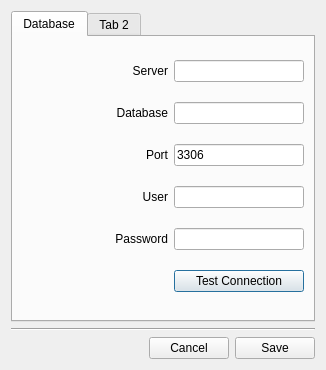
<ui version="4.0" >
 <class>settingsDlg</class>
 <widget class="QDialog" name="settingsDlg" >
  <property name="geometry" >
   <rect>
    <x>0</x>
    <y>0</y>
    <width>326</width>
    <height>370</height>
   </rect>
  </property>
  <property name="windowTitle" >
   <string>Settings</string>
  </property>
  <property name="windowIcon" >
   <iconset resource="smeTime.qrc" >
    <normaloff>:/images/16x16/actions/gtk-properties.png</normaloff>:/images/16x16/actions/gtk-properties.png</iconset>
  </property>
  <layout class="QVBoxLayout" name="verticalLayout" >
   <item>
    <widget class="QTabWidget" name="tabWidget" >
     <widget class="QWidget" name="databaseTab" >
      <attribute name="title" >
       <string>Database</string>
      </attribute>
      <layout class="QGridLayout" name="gridLayout" >
       <item row="0" column="0" >
        <widget class="QLabel" name="label" >
         <property name="text" >
          <string>Server</string>
         </property>
         <property name="alignment" >
          <set>Qt::AlignRight|Qt::AlignTrailing|Qt::AlignVCenter</set>
         </property>
         <property name="buddy" >
          <cstring>serverLineEdit</cstring>
         </property>
        </widget>
       </item>
       <item row="0" column="1" >
        <widget class="QLineEdit" name="serverLineEdit" />
       </item>
       <item row="1" column="0" >
        <widget class="QLabel" name="label_2" >
         <property name="text" >
          <string>Database</string>
         </property>
         <property name="alignment" >
          <set>Qt::AlignRight|Qt::AlignTrailing|Qt::AlignVCenter</set>
         </property>
         <property name="buddy" >
          <cstring>databaseLineEdit</cstring>
         </property>
        </widget>
       </item>
       <item row="1" column="1" >
        <widget class="QLineEdit" name="databaseLineEdit" />
       </item>
       <item row="2" column="0" >
        <widget class="QLabel" name="label_5" >
         <property name="text" >
          <string>Port</string>
         </property>
         <property name="alignment" >
          <set>Qt::AlignRight|Qt::AlignTrailing|Qt::AlignVCenter</set>
         </property>
         <property name="buddy" >
          <cstring>portLineEdit</cstring>
         </property>
        </widget>
       </item>
       <item row="2" column="1" >
        <widget class="QLineEdit" name="portLineEdit" >
         <property name="text" >
          <string>3306</string>
         </property>
        </widget>
       </item>
       <item row="3" column="0" >
        <widget class="QLabel" name="label_3" >
         <property name="text" >
          <string>User</string>
         </property>
         <property name="alignment" >
          <set>Qt::AlignRight|Qt::AlignTrailing|Qt::AlignVCenter</set>
         </property>
         <property name="buddy" >
          <cstring>userLineEdit</cstring>
         </property>
        </widget>
       </item>
       <item row="3" column="1" >
        <widget class="QLineEdit" name="userLineEdit" />
       </item>
       <item row="4" column="0" >
        <widget class="QLabel" name="label_4" >
         <property name="text" >
          <string>Password</string>
         </property>
         <property name="alignment" >
          <set>Qt::AlignRight|Qt::AlignTrailing|Qt::AlignVCenter</set>
         </property>
         <property name="buddy" >
          <cstring>passwordLineEdit</cstring>
         </property>
        </widget>
       </item>
       <item row="4" column="1" >
        <widget class="QLineEdit" name="passwordLineEdit" >
         <property name="echoMode" >
          <enum>QLineEdit::Password</enum>
         </property>
        </widget>
       </item>
       <item row="5" column="0" >
        <spacer name="horizontalSpacer_2" >
         <property name="orientation" >
          <enum>Qt::Horizontal</enum>
         </property>
         <property name="sizeHint" stdset="0" >
          <size>
           <width>146</width>
           <height>20</height>
          </size>
         </property>
        </spacer>
       </item>
       <item row="5" column="1" >
        <widget class="QPushButton" name="testButton" >
         <property name="text" >
          <string>Test Connection</string>
         </property>
        </widget>
       </item>
      </layout>
     </widget>
     <widget class="QWidget" name="tab_2" >
      <attribute name="title" >
       <string>Tab 2</string>
      </attribute>
     </widget>
    </widget>
   </item>
   <item>
    <widget class="Line" name="line" >
     <property name="orientation" >
      <enum>Qt::Horizontal</enum>
     </property>
    </widget>
   </item>
   <item>
    <layout class="QHBoxLayout" name="horizontalLayout" >
     <item>
      <spacer name="horizontalSpacer" >
       <property name="orientation" >
        <enum>Qt::Horizontal</enum>
       </property>
       <property name="sizeHint" stdset="0" >
        <size>
         <width>40</width>
         <height>20</height>
        </size>
       </property>
      </spacer>
     </item>
     <item>
      <widget class="QPushButton" name="cancelButton" >
       <property name="text" >
        <string>Cancel</string>
       </property>
      </widget>
     </item>
     <item>
      <widget class="QPushButton" name="saveButton" >
       <property name="text" >
        <string>Save</string>
       </property>
      </widget>
     </item>
    </layout>
   </item>
  </layout>
 </widget>
 <tabstops>
  <tabstop>serverLineEdit</tabstop>
  <tabstop>databaseLineEdit</tabstop>
  <tabstop>portLineEdit</tabstop>
  <tabstop>userLineEdit</tabstop>
  <tabstop>passwordLineEdit</tabstop>
  <tabstop>testButton</tabstop>
  <tabstop>saveButton</tabstop>
  <tabstop>cancelButton</tabstop>
  <tabstop>tabWidget</tabstop>
 </tabstops>
 <resources>
  <include location="smeTime.qrc" />
 </resources>
 <connections>
  <connection>
   <sender>cancelButton</sender>
   <signal>clicked()</signal>
   <receiver>settingsDlg</receiver>
   <slot>reject()</slot>
   <hints>
    <hint type="sourcelabel" >
     <x>219</x>
     <y>351</y>
    </hint>
    <hint type="destinationlabel" >
     <x>162</x>
     <y>184</y>
    </hint>
   </hints>
  </connection>
 </connections>
</ui>
